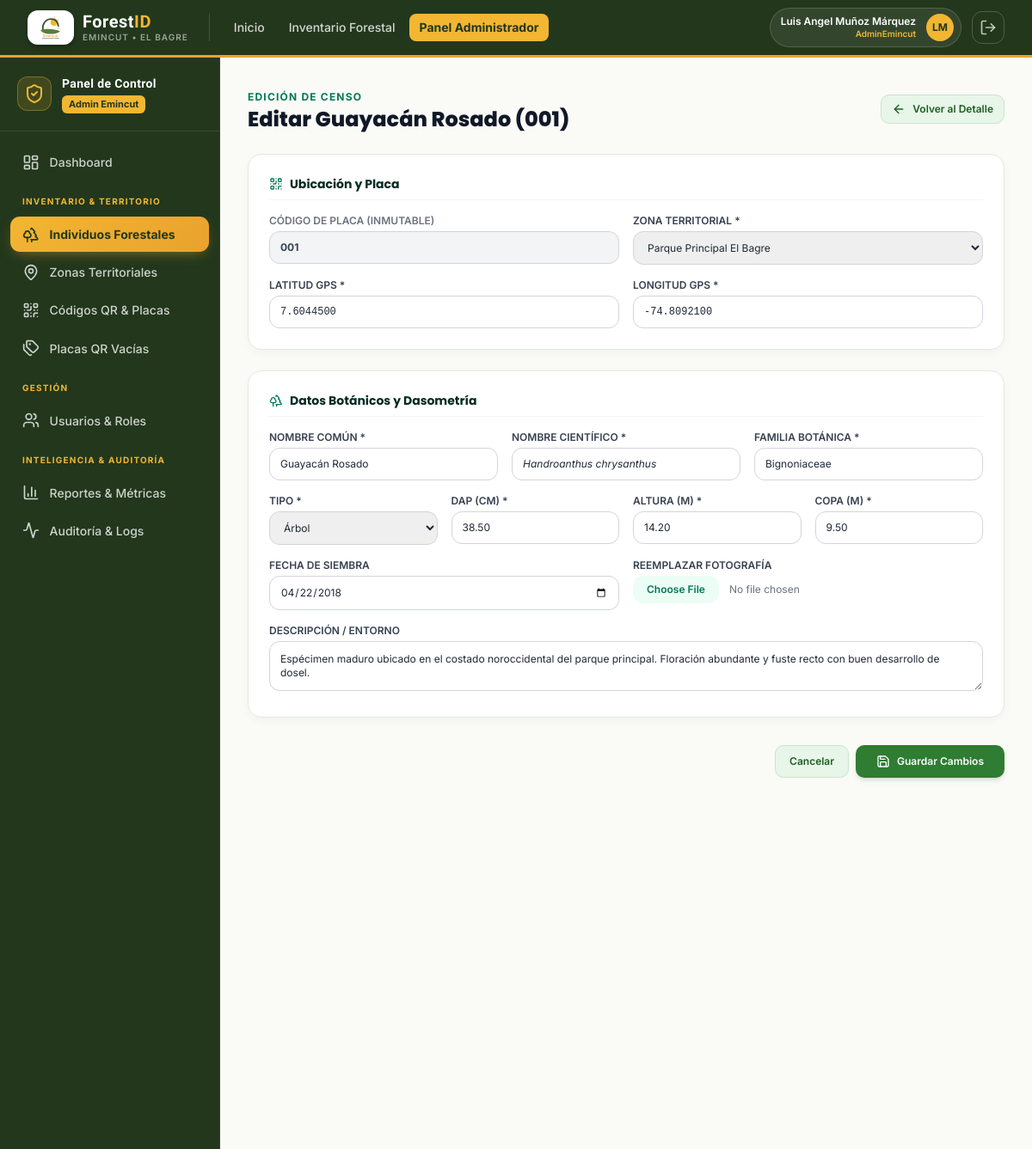
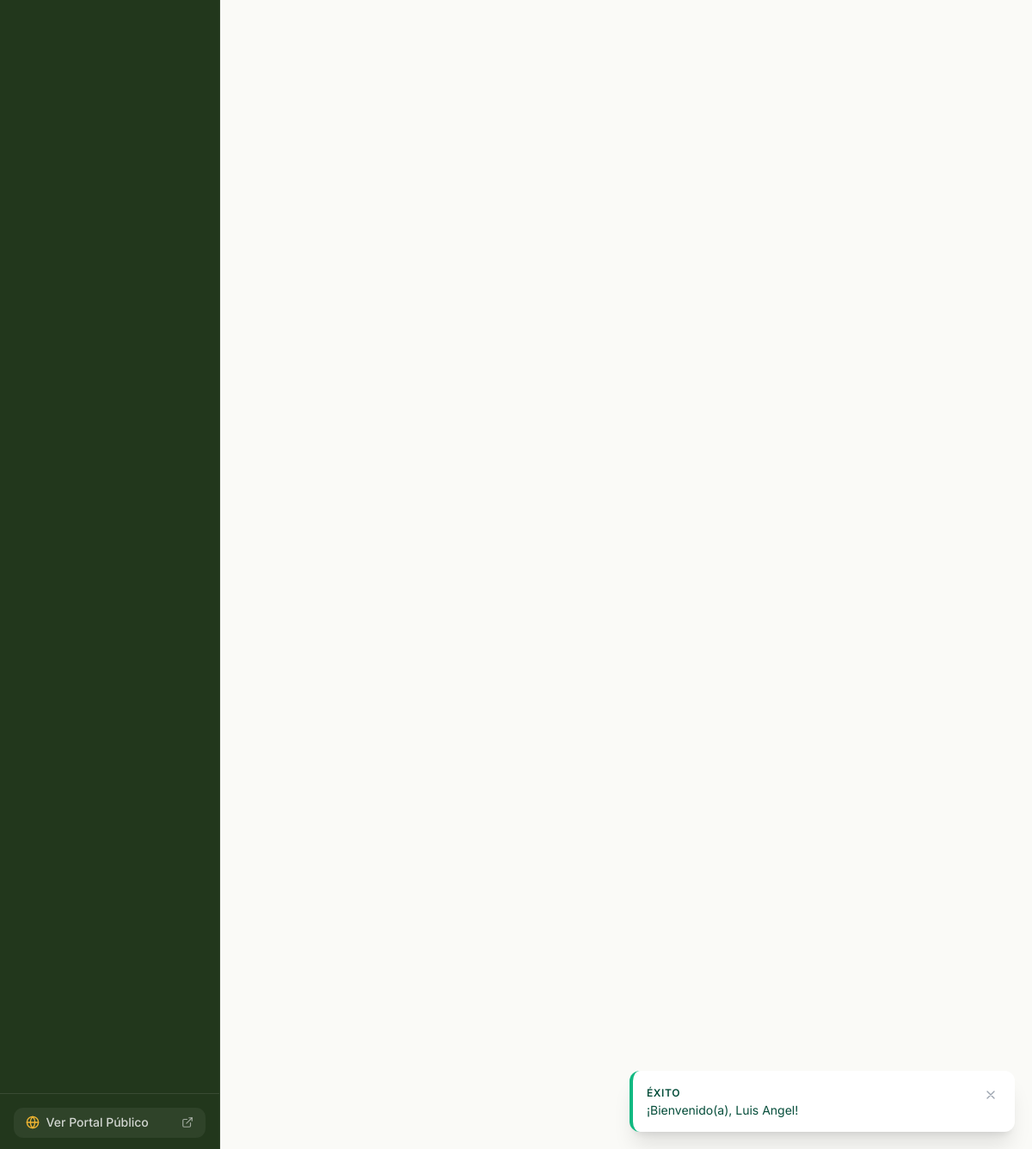
The page /admin/individuos/editar.php?id=55555555-5555-5555-5555-555555555501 (signed in) on the database its author committed (2 pictures, top to bottom).
### tables this page shows
CREATE TABLE `individuos_forestales` (
    `id_individuo` CHAR(36) NOT NULL DEFAULT (UUID()),
    `codigo_placa` VARCHAR(30) NOT NULL UNIQUE COMMENT 'Serie numérica física de la placa QR (ej. 448)',
    `id_zona` CHAR(36) NOT NULL,
    `nombre_comun` VARCHAR(150) NOT NULL,
    `nombre_cientifico` VARCHAR(150) NOT NULL,
    `familia_botanica` VARCHAR(100) NOT NULL,
    `tipo_individuo` ENUM('Árbol', 'Palma', 'Arbusto', 'Planta ornamental') NOT NULL DEFAULT 'Árbol',
    `fecha_siembra` DATE NULL,
    `latitud` DECIMAL(10,7) NOT NULL,
    `longitud` DECIMAL(10,7) NOT NULL,
    `dap_cm` DECIMAL(6,2) NOT NULL COMMENT 'Diámetro a la Altura del Pecho en centímetros (a 1.30 m)',
    `altura_total_m` DECIMAL(5,2) NOT NULL COMMENT 'Altura total estimada en metros',
    `diametro_copa_m` DECIMAL(5,2) NOT NULL COMMENT 'Diámetro promedio de copa en metros',
    `foto_principal_url` VARCHAR(255) NULL,
    `descripcion_general` TEXT NULL,
    `id_estado_fitosanitario_actual` CHAR(36) NULL COMMENT 'Referencia al último estado registrado',
    `qr_url` VARCHAR(255) NULL COMMENT 'Ruta relativa de la imagen QR generada',
    `registrado_por` CHAR(36) NOT NULL,
    `estado_registro` TINYINT(1) NOT NULL DEFAULT 1 COMMENT '1: Activo, 0: Dado de baja lógica',
    `fecha_registro` DATETIME NOT NULL DEFAULT CURRENT_TIMESTAMP,
    `fecha_actualizacion` DATETIME NOT NULL DEFAULT CURRENT_TIMESTAMP ON UPDATE CURRENT_TIMESTAMP,
    PRIMARY KEY (`id_individuo`),
    CONSTRAINT `fk_indiv_zonas` FOREIGN KEY (`id_zona`) REFERENCES `zonas` (`id_zona`) ON UPDATE CASCADE ON DELETE RESTRICT,
    CONSTRAINT `fk_indiv_usuarios` FOREIGN KEY (`registrado_por`) REFERENCES `usuarios` (`id_usuario`) ON UPDATE CASCADE ON DELETE RESTRICT,
    INDEX `idx_indiv_codigo_placa` (`codigo_placa`),
    INDEX `idx_indiv_zona` (`id_zona`),
    INDEX `idx_indiv_especie` (`nombre_comun`, `nombre_cientifico`),
    INDEX `idx_indiv_coords` (`latitud`, `longitud`)
);

CREATE TABLE `zonas` (
    `id_zona` CHAR(36) NOT NULL DEFAULT (UUID()),
    `nombre_zona` VARCHAR(100) NOT NULL,
    `descripcion` VARCHAR(255) NULL,
    `municipio` VARCHAR(100) NOT NULL DEFAULT 'El Bagre',
    `departamento` VARCHAR(100) NOT NULL DEFAULT 'Antioquia',
    `latitud_referencia` DECIMAL(10,7) NULL,
    `longitud_referencia` DECIMAL(10,7) NULL,
    `estado` TINYINT(1) NOT NULL DEFAULT 1 COMMENT '1: Activa, 0: Inactiva',
    `fecha_creacion` DATETIME NOT NULL DEFAULT CURRENT_TIMESTAMP,
    PRIMARY KEY (`id_zona`),
    INDEX `idx_zonas_municipio` (`municipio`)
);

### admin/individuos/editar.php (the view, shortened to what this page needs)
<?php
require_once __DIR__ . '/../../includes/funciones.php';
$id = $_GET['id'] ?? '';
$pdo = getDBConnection();
$stmt = $pdo->prepare("SELECT * FROM `individuos_forestales` WHERE `id_individuo` = :id");
$stmt->execute([':id' => $id]);
$arbol = $stmt->fetch();
$zonas = $pdo->query("SELECT id_zona, nombre_zona FROM `zonas` WHERE estado = 1 ORDER BY nombre_zona ASC")->fetchAll();
require_once __DIR__ . '/../../includes/header.php';
require_once __DIR__ . '/../../includes/navbar.php';
?>
<div class="flex-1 flex flex-col md:flex-row">
    <?php require_once __DIR__ . '/../../includes/sidebar_admin.php'; ?>
    <main class="flex-1 p-6 sm:p-8 space-y-6 overflow-y-auto">
        <div class="flex items-center justify-between">
            <div>
                <span class="text-xs font-bold text-emerald-700 uppercase tracking-widest">Edición de Censo</span>
                <h1 class="font-heading font-extrabold text-2xl text-gray-900">
                    Editar <?= htmlspecialchars($arbol['nombre_comun']) ?> (<?= htmlspecialchars($arbol['codigo_placa']) ?>)
                </h1>
            </div>
            <a href="<?= BASE_URL ?>admin/individuos/detalle.php?id=<?= $arbol['id_individuo'] ?>" class="btn-forest-secondary text-xs py-2 px-3">
                <i data-lucide="arrow-left" class="w-4 h-4"></i> Volver al Detalle
            </a>
        </div>
        <form method="POST" action="editar.php?id=<?= urlencode($id) ?>" enctype="multipart/form-data" class="space-y-6 max-w-4xl">
            <div class="forest-card p-6 space-y-4">
                <h3 class="font-heading font-bold text-sm text-emerald-950 flex items-center gap-2 border-b border-gray-100 pb-2">
                    <i data-lucide="qr-code" class="w-4 h-4 text-emerald-700"></i>
                    Ubicación y Placa
                </h3>
                <div class="grid grid-cols-1 sm:grid-cols-2 gap-4">
                    <div>
                        <label class="block text-xs font-semibold text-gray-500 uppercase mb-1">Código de Placa (Inmutable)</label>
                        <input type="text" disabled value="<?= htmlspecialchars($arbol['codigo_placa']) ?>" class="w-full py-2.5 px-3 bg-gray-100 border border-gray-300 rounded-xl text-xs font-bold text-gray-700">
                    </div>
                    <div>
                        <label for="id_zona" class="block text-xs font-semibold text-gray-700 uppercase mb-1">Zona Territorial *</label>
                        <select name="id_zona" id="id_zona" required class="w-full py-2.5 px-3 border border-gray-300 rounded-xl text-xs focus:ring-2 focus:ring-emerald-600 outline-none">
                            <?php foreach ($zonas as $z): ?>
                                <option value="<?= $z['id_zona'] ?>" <?= ($arbol['id_zona'] === $z['id_zona']) ? 'selected' : '' ?>>
                                    <?= htmlspecialchars($z['nombre_zona']) ?>
                                </option>
                            <?php endforeach; ?>
                        </select>
                    </div>
                </div>
                <div class="grid grid-cols-1 sm:grid-cols-2 gap-4">
                    <div>
                        <label for="latitud" class="block text-xs font-semibold text-gray-700 uppercase mb-1">Latitud GPS *</label>
                        <input type="number" step="0.0000001" name="latitud" id="latitud" required value="<?= htmlspecialchars($arbol['latitud']) ?>" class="w-full py-2.5 px-3 border border-gray-300 rounded-xl text-xs font-mono focus:ring-2 focus:ring-emerald-600 outline-none">
                    </div>
                    <div>
                        <label for="longitud" class="block text-xs font-semibold text-gray-700 uppercase mb-1">Longitud GPS *</label>
                        <input type="number" step="0.0000001" name="longitud" id="longitud" required value="<?= htmlspecialchars($arbol['longitud']) ?>" class="w-full py-2.5 px-3 border border-gray-300 rounded-xl text-xs font-mono focus:ring-2 focus:ring-emerald-600 outline-none">
                    </div>
                </div>
            </div>
            <div class="forest-card p-6 space-y-4">
                <h3 class="font-heading font-bold text-sm text-emerald-950 flex items-center gap-2 border-b border-gray-100 pb-2">
                    <i data-lucide="trees" class="w-4 h-4 text-emerald-700"></i>
                    Datos Botánicos y Dasometría
                </h3>
                <div class="grid grid-cols-1 sm:grid-cols-3 gap-4">
                    <div>
                        <label for="nombre_comun" class="block text-xs font-semibold text-gray-700 uppercase mb-1">Nombre Común *</label>
                        <input type="text" name="nombre_comun" id="nombre_comun" required value="<?= htmlspecialchars($arbol['nombre_comun']) ?>" class="w-full py-2.5 px-3 border border-gray-300 rounded-xl text-xs focus:ring-2 focus:ring-emerald-600 outline-none">
                    </div>
                    <div>
                        <label for="nombre_cientifico" class="block text-xs font-semibold text-gray-700 uppercase mb-1">Nombre Científico *</label>
                        <input type="text" name="nombre_cientifico" id="nombre_cientifico" required value="<?= htmlspecialchars($arbol['nombre_cientifico']) ?>" class="w-full py-2.5 px-3 border border-gray-300 rounded-xl text-xs italic focus:ring-2 focus:ring-emerald-600 outline-none">
                    </div>
                    <div>
                        <label for="familia_botanica" class="block text-xs font-semibold text-gray-700 uppercase mb-1">Familia Botánica *</label>
                        <input type="text" name="familia_botanica" id="familia_botanica" required value="<?= htmlspecialchars($arbol['familia_botanica']) ?>" class="w-full py-2.5 px-3 border border-gray-300 rounded-xl text-xs focus:ring-2 focus:ring-emerald-600 outline-none">
                    </div>
                </div>
                <div class="grid grid-cols-1 sm:grid-cols-4 gap-4">
                    <div>
                        <label for="tipo_individuo" class="block text-xs font-semibold text-gray-700 uppercase mb-1">Tipo *</label>
                        <select name="tipo_individuo" id="tipo_individuo" required class="w-full py-2.5 px-3 border border-gray-300 rounded-xl text-xs focus:ring-2 focus:ring-emerald-600 outline-none">
                            <option value="Árbol" <?= ($arbol['tipo_individuo'] === 'Árbol') ? 'selected' : '' ?>>Árbol</option>
                        </select>
                    </div>
                    <div>
                        <label for="dap_cm" class="block text-xs font-semibold text-gray-700 uppercase mb-1">DAP (cm) *</label>
                        <input type="number" step="0.1" name="dap_cm" id="dap_cm" required value="<?= htmlspecialchars($arbol['dap_cm']) ?>" class="w-full py-2.5 px-3 border border-gray-300 rounded-xl text-xs focus:ring-2 focus:ring-emerald-600 outline-none">
                    </div>
                    <div>
                        <label for="altura_total_m" class="block text-xs font-semibold text-gray-700 uppercase mb-1">Altura (m) *</label>
                        <input type="number" step="0.1" name="altura_total_m" id="altura_total_m" required value="<?= htmlspecialchars($arbol['altura_total_m']) ?>" class="w-full py-2.5 px-3 border border-gray-300 rounded-xl text-xs focus:ring-2 focus:ring-emerald-600 outline-none">
                    </div>
                    <div>
                        <label for="diametro_copa_m" class="block text-xs font-semibold text-gray-700 uppercase mb-1">Copa (m) *</label>
                        <input type="number" step="0.1" name="diametro_copa_m" id="diametro_copa_m" required value="<?= htmlspecialchars($arbol['diametro_copa_m']) ?>" class="w-full py-2.5 px-3 border border-gray-300 rounded-xl text-xs focus:ring-2 focus:ring-emerald-600 outline-none">
                    </div>
                </div>
                <div class="grid grid-cols-1 sm:grid-cols-2 gap-4">
                    <div>
                        <label for="fecha_siembra" class="block text-xs font-semibold text-gray-700 uppercase mb-1">Fecha de Siembra</label>
                        <input type="date" name="fecha_siembra" id="fecha_siembra" value="<?= htmlspecialchars($arbol['fecha_siembra'] ?? '') ?>" class="w-full py-2.5 px-3 border border-gray-300 rounded-xl text-xs focus:ring-2 focus:ring-emerald-600 outline-none">
                    </div>
                    <div>
                        <label for="foto_principal" class="block text-xs font-semibold text-gray-700 uppercase mb-1">Reemplazar Fotografía</label>
                        <input type="file" name="foto_principal" id="foto_principal" accept="image/*" class="w-full text-xs text-gray-500 file:mr-3 file:py-2 file:px-4 file:rounded-xl file:border-0 file:text-xs file:font-semibold file:bg-emerald-50 file:text-emerald-700 hover:file:bg-emerald-100">
                    </div>
                </div>
                <div>
                    <label for="descripcion_general" class="block text-xs font-semibold text-gray-700 uppercase mb-1">Descripción / Entorno</label>
                    <textarea name="descripcion_general" id="descripcion_general" rows="2" class="w-full p-3 border border-gray-300 rounded-xl text-xs focus:ring-2 focus:ring-emerald-600 outline-none"><?= htmlspecialchars($arbol['descripcion_general'] ?? '') ?></textarea>
                </div>
            </div>
            <div class="flex justify-end gap-2 pt-2">
                <a href="<?= BASE_URL ?>admin/individuos/detalle.php?id=<?= $arbol['id_individuo'] ?>" class="btn-forest-secondary text-xs py-2.5 px-4">Cancelar</a>
                <button type="submit" class="btn-forest-primary text-xs py-2.5 px-6 shadow-md">
                    <i data-lucide="save" class="w-4 h-4"></i> Guardar Cambios
                </button>
            </div>
        </form>
    </main>
</div>
<?php require_once __DIR__ . '/../../includes/footer.php'; ?>

### assets/css/custom.css (style rules this page uses)
:root { --color-primary-dark: #1B5E20; --color-primary: #2E7D32; --color-primary-light: #4CAF50; --color-surface-soft: #E8F5E9; --color-surface-bg: #FAFAF7; --color-earth: #6D4C41; --color-text-main: #1F2937; }
body { background-color: var(--color-surface-bg); color: var(--color-text-main); font-family: 'Inter', -apple-system, BlinkMacSystemFont, "Segoe UI", Roboto, sans-serif; -webkit-font-smoothing: antialiased; }
h1, h2, h3, h4, h5, h6, .font-heading { font-family: 'Poppins', 'Inter', sans-serif; }
.forest-card { background: #FFFFFF; border: 1px solid #E5E9E2; border-radius: 1rem; box-shadow: 0 4px 12px -2px rgba(27, 94, 32, 0.05); transition: all 0.2s cubic-bezier(0.4, 0, 0.2, 1); }
.btn-forest-primary { background-color: #2E7D32; color: #FFFFFF; font-weight: 600; padding: 0.625rem 1.25rem; border-radius: 0.625rem; display: inline-flex; align-items: center; justify-content: center; gap: 0.5rem; transition: all 0.15s ease-in-out; }
.btn-forest-secondary { background-color: #E8F5E9; color: #1B5E20; font-weight: 600; padding: 0.625rem 1.25rem; border-radius: 0.625rem; display: inline-flex; align-items: center; justify-content: center; gap: 0.5rem; border: 1px solid #C8E6C9; transition: all 0.15s ease-in-out; }

### assets/css/emincut.css (style rules this page uses)
:root { --emi-verde: #5B7C3A; --emi-verde-claro: #7A9B54; --emi-verde-suave: #EDF2E5; --emi-verde-oscuro: #35502B; --emi-verde-noche: #22371C; --emi-ambar: #E9A22E; --emi-amarillo: #F2B632; --emi-amarillo-suave:#FBEFD4; --emi-blanco: #FFFFFF; --emi-hueso: #FBFAF6; --emi-tinta: #23291F; --emi-tinta-suave: #5C6455; }

### rows shown on the page
individuos_forestales: nombre_comun "Guayacán Rosado", codigo_placa "001", id_zona "Parque Principal El Bagre", latitud "7.6044500", longitud "-74.8092100", nombre_cientifico "Handroanthus chrysanthus", familia_botanica "Bignoniaceae", tipo_individuo "Árbol", dap_cm "38.50", altura_total_m "14.20", diametro_copa_m "9.50", fecha_siembra "04/22/2018", descripcion_general "Espécimen maduro ubicado en el costado noroccidental del parque principal. Floración abundante y fuste recto con buen desarrollo de dosel."

### other values the page prints
$cfg['badge'] "ÉXITO"
$mensaje "¡Bienvenido(a), Luis Angel!"
$usuario_actual['nombres'] . ' ' . $usuario_actual['apellidos'] "Luis Angel Muñoz Márquez"
$usuario_actual['nombre_rol'] "AdminEmincut"
